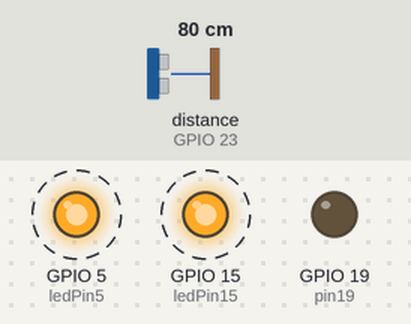
Bench run of a sketch on a simulated ESP32. On the bench: output pins drawn as LEDs (lit = HIGH). Wiring (inferred from the names in the program): ultrasonic range finder: trigger GPIO 22; echo GPIO 23. Dashed ring = blinking. Inputs (shaded band) come from the test bench; at power-on: distance to the obstacle (sensor on GPIO 23) 80 cm. The echo pulse lasts 58.3 µs per cm; pins used as bus, display or sensor lines are not drawn; what the sketch prints to the serial monitor is not drawn.

Above: at 0.45 s.
1.3 s: distance to the obstacle (sensor on GPIO 23) set to 23 cm
4.3 s: distance to the obstacle (sensor on GPIO 23) set to 18 cm
At 5.34 s:
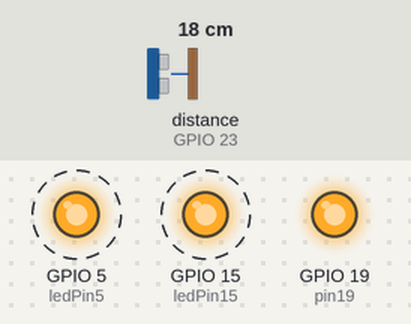
7.3 s: distance to the obstacle (sensor on GPIO 23) set to 35 cm
At 7.76 s:
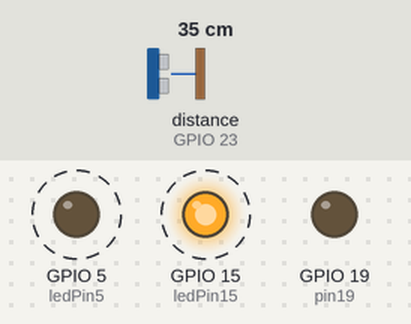
Timing chart, 0 to 16.3 s (numbered marks = the images above; inputs shaded):
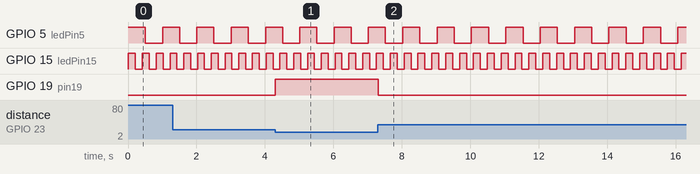

The sketch:

multitask_example1.ino
```cpp
#include<WiFi.h>


const int ledPin5 = 5;
const int ledPin15 = 15;

const int trigPin1 = 22;  //D22
const int echoPin1=  23;  //D23

const int pin19=19;
int tunnel_width=20;
int distance1;

/*int measureDistance(int trigPin,int echoPin){
         bool t;
          int tunnel_width=60;

         digitalWrite(trigPin, HIGH);
          delayMicroseconds(10);
         digitalWrite(trigPin, LOW);

           long duration = pulseIn(echoPin, HIGH);
          int distance= duration*0.034/2;
         return distance;
                                             //Serial.print("Distance: ");Serial.println(distance);
           }
*/

void setup() {
  // setup pin 5 as a digital output pin
  pinMode (ledPin5, OUTPUT);
  pinMode (ledPin15, OUTPUT);
  pinMode(pin19,OUTPUT);
  pinMode(trigPin1, OUTPUT); // Sets the trigPin as an Output
  pinMode(echoPin1, INPUT); // Sets the echoPin as an Input

  Serial.begin(115200); // Starts the serial communication
   xTaskCreate(pin5task, "pin 5 Task", 10000, NULL, 1, NULL);//Function name,"Taskname",Stack size,Task parameter,Task priority,Task handle
  xTaskCreate(pin15task, "pin 15 Task", 10000, NULL, 1, NULL);
   xTaskCreate(distancemeasuretask, "distancemeasure", 10000, NULL, 1, NULL);
}
void loop() {

}

void distancemeasuretask(void *parameter){

    //  pinMode(trigPin1, OUTPUT); // Sets the trigPin as an Output
      //pinMode(echoPin1, INPUT); // Sets the echoPin as an Input
 while(1){
            int people_Count=0;
             bool t;

            distance1=measureDistance(trigPin1,echoPin1);
                                                         //Serial.println(distance1);
         Serial.printf("Sensor1 reading: %d\n", distance1);
         if (distance1<tunnel_width){

              t=true;
           }
    else {
              t=false;
          }
          if(t==true){
            digitalWrite(pin19,HIGH);
            }
            else{
              digitalWrite(pin19,LOW);
            }
 }}

void pin5task(void *parameter){

 // const int ledPin5 = 5;
 // pinMode(ledpin,OUTPUT);

   while(1){
  //  const int ledPin5 = 5;
 digitalWrite (ledPin5, HIGH);  // turn on the LED
  delay(500); // wait for half a second or 500 milliseconds
  digitalWrite (ledPin5, LOW); // turn off the LED
  delay(500); // wait for half a second or 500 milliseconds
   }}

   void pin15task(void *parameter){

 // const int ledPin5 = 5;
 // pinMode(ledpin,OUTPUT);

   while(1){
  //  const int ledPin15 = 15;
 digitalWrite (ledPin15, HIGH);  // turn on the LED
  delay(200); // wait for half a second or 500 milliseconds
  digitalWrite (ledPin15, LOW); // turn off the LED
  delay(200); // wait for half a second or 500 milliseconds
   }}


   int measureDistance(int trigPin,int echoPin){
         bool t;
          int tunnel_width=60;

         digitalWrite(trigPin, HIGH);
          delayMicroseconds(10);
         digitalWrite(trigPin, LOW);

           long duration = pulseIn(echoPin, HIGH);
          int distance= duration*0.034/2;
         return distance;
                                             //Serial.print("Distance: ");Serial.println(distance);
           }
```

Measured:
- the behaviour switches between 21 and 20 cm on distance to the obstacle (sensor on GPIO 23) (found by bisection; images 0 and 1)
- after the input at 4.3 s, GPIO 19 (pin19): LOW → HIGH at once
- after the input at 7.3 s, GPIO 19 (pin19): HIGH → LOW at once
- by itself, GPIO 5 (ledPin5): alternates HIGH for 0.50 s and LOW for 0.50 s
- by itself, GPIO 15 (ledPin15): alternates HIGH for 0.20 s and LOW for 0.20 s
